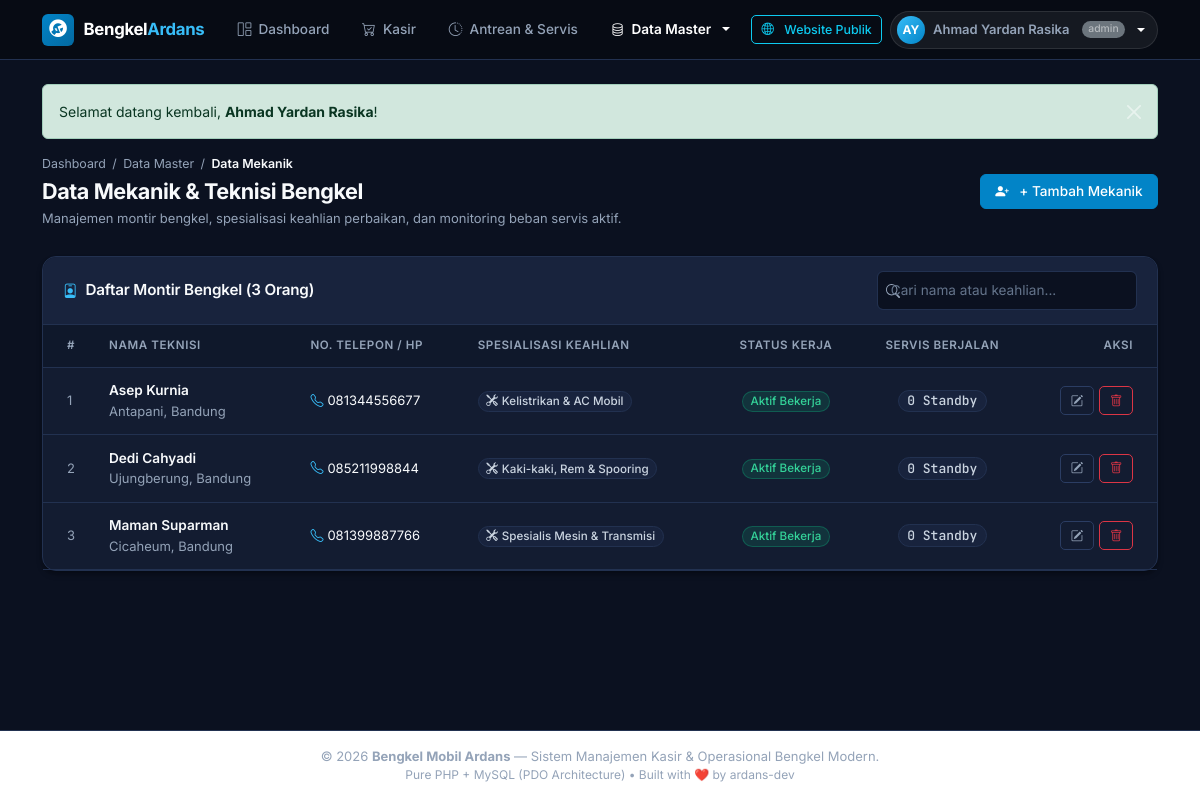
Screenshot of /mekanik.php (signed in) with the database file from the repository.
### tables this page shows
CREATE TABLE mekanik (
    id_mekanik INT AUTO_INCREMENT PRIMARY KEY,
    nama_mekanik VARCHAR(100) NOT NULL COMMENT 'Nama teknisi bengkel',
    no_telepon VARCHAR(20) NULL COMMENT 'Nomor kontak mekanik',
    keahlian VARCHAR(100) NULL COMMENT 'Spesialisasi (misal: Mesin, Kelistrikan, Kaki-kaki)',
    status ENUM('Aktif', 'Cuti', 'Nonaktif') DEFAULT 'Aktif' COMMENT 'Status kesiapan montir',
    alamat TEXT NULL COMMENT 'Alamat domisili teknisi',
    created_at TIMESTAMP DEFAULT CURRENT_TIMESTAMP
);

### mekanik.php (the view, shortened to what this page needs)
<?php
$query_mekanik = "
    SELECT m.*,
           COUNT(CASE WHEN t.status_servis = 'Dikerjakan' THEN 1 END) AS servis_aktif
    FROM mekanik m
    LEFT JOIN transaksi t ON m.id_mekanik = t.id_mekanik
    GROUP BY m.id_mekanik
    ORDER BY m.nama_mekanik ASC
";
$mekanik_list = db()->query($query_mekanik)->fetchAll();
include __DIR__ . '/includes/header.php';
?>
<div class="page-header-box">
    <div>
        <ul class="breadcrumb-custom">
            <li><a href="dashboard.php">Dashboard</a></li>
            <li>/</li>
            <li><span>Data Master</span></li>
            <li>/</li>
            <li class="active">Data Mekanik</li>
        </ul>
        <h1 class="page-title mb-1">Data Mekanik & Teknisi Bengkel</h1>
        <p class="page-subtitle mb-0">Manajemen montir bengkel, spesialisasi keahlian perbaikan, dan monitoring beban servis aktif.</p>
    </div>
    <div class="d-flex align-items-center gap-2">
        <button class="btn btn-primary" data-bs-toggle="modal" data-bs-target="#modalTambah">
            <i class="bi bi-person-plus-fill me-1"></i> + Tambah Mekanik
        </button>
    </div>
</div>
<div class="card">
    <div class="card-header d-flex align-items-center justify-content-between flex-wrap gap-2">
        <div class="d-flex align-items-center gap-2">
            <i class="bi bi-person-badge text-primary"></i>
            <span class="card-title mb-0">Daftar Montir Bengkel (<?= count($mekanik_list) ?> Orang)</span>
        </div>
        <input type="text" id="filterInput" class="form-control form-control-sm table-search-input" placeholder="Cari nama atau keahlian..." onkeyup="filterTabel()">
    </div>
    <div class="card-body p-0">
        <div class="table-responsive">
            <table class="table align-middle" id="tableMekanik">
                <thead>
                    <tr>
                        <th class="ps-4" style="width: 50px;">#</th>
                        <th>Nama Teknisi</th>
                        <th>No. Telepon / HP</th>
                        <th>Spesialisasi Keahlian</th>
                        <th class="text-center">Status Kerja</th>
                        <th class="text-center">Servis Berjalan</th>
                        <th class="text-end pe-4">Aksi</th>
                    </tr>
                </thead>
                <tbody>
                    <?php if (empty($mekanik_list)): ?>
                        <tr>
                            <td colspan="7" class="text-center py-5 text-muted">
                                <i class="bi bi-person-badge fs-2 d-block mb-2 text-secondary"></i>
                                Belum ada mekanik yang didaftarkan.
                            </td>
                        </tr>
                    <?php else: ?>
                        <?php $no = 1; foreach ($mekanik_list as $row): ?>
                            <tr>
                                <td class="ps-4 text-muted small"><?= $no++ ?></td>
                                <td>
                                    <div class="fw-semibold text-dark"><?= e($row['nama_mekanik']) ?></div>
                                    <small class="text-muted"><?= e($row['alamat'] ?: 'Alamat belum diatur') ?></small>
                                </td>
                                <td>
                                    <div class="text-dark small"><i class="bi bi-telephone me-1 text-primary"></i><?= e($row['no_telepon'] ?: '-') ?></div>
                                </td>
                                <td>
                                    <span class="badge bg-light text-secondary border">
                                        <i class="bi bi-tools me-1"></i><?= e($row['keahlian']) ?>
                                    </span>
                                </td>
                                <td class="text-center">
                                    <?php if ($row['status'] === 'Aktif'): ?>
                                        <span class="badge badge-success-subtle">Aktif Bekerja</span>
                                    <?php elseif ($row['status'] === 'Cuti'): ?>
                                        <span class="badge badge-warning-subtle">Sedang Cuti</span>
                                    <?php else: ?>
                                        <span class="badge badge-danger-subtle">Nonaktif</span>
                                    <?php endif; ?>
                                </td>
                                <td class="text-center">
                                    <?php if ((int)$row['servis_aktif'] > 0): ?>
                                        <span class="badge bg-warning text-dark font-mono">
                                            <?= (int)$row['servis_aktif'] ?> Mobil
                                        </span>
                                    <?php else: ?>
                                        <span class="badge bg-light text-muted border font-mono">0 Standby</span>
                                    <?php endif; ?>
                                </td>
                                <td class="text-end pe-4">
                                    <div class="table-actions">
                                        <button class="btn btn-outline-secondary btn-sm"
                                                onclick="editMekanik(<?= htmlspecialchars(json_encode($row), ENT_QUOTES, 'UTF-8') ?>)"
                                                title="Edit Mekanik">
                                            <i class="bi bi-pencil-square"></i>
                                        </button>
                                        <a href="mekanik.php?action=hapus&id=<?= (int)$row['id_mekanik'] ?>"
                                           class="btn btn-outline-danger btn-sm"
                                           onclick="return confirm('Apakah Anda yakin ingin menghapus data mekanik ini?');"
                                           title="Hapus">
                                            <i class="bi bi-trash"></i>
                                        </a>
                                    </div>
                                </td>
                            </tr>
                        <?php endforeach; ?>
                    <?php endif; ?>
                </tbody>
            </table>
        </div>
    </div>
</div>
<?php include __DIR__ . '/includes/footer.php'; ?>

### rows the page displays
mekanik: nama_mekanik "Asep Kurnia", alamat "Antapani, Bandung", no_telepon "081344556677", keahlian "Kelistrikan & AC Mobil", status "Aktif Bekerja"
mekanik: nama_mekanik "Dedi Cahyadi", alamat "Ujungberung, Bandung", no_telepon "085211998844", keahlian "Kaki-kaki, Rem & Spooring", status "Aktif Bekerja"
mekanik: nama_mekanik "Maman Suparman", alamat "Cicaheum, Bandung", no_telepon "081399887766", keahlian "Spesialis Mesin & Transmisi", status "Aktif Bekerja"

### other values shown
$inisial "AY"
$user_login['nama'] "Ahmad Yardan Rasika"
$user_login['role'] "admin"
strip_tags($flash['message'], '<b><strong><i><code><br>') "Selamat datang kembali, Ahmad Yardan Rasika !"
count($mekanik_list) "3"
